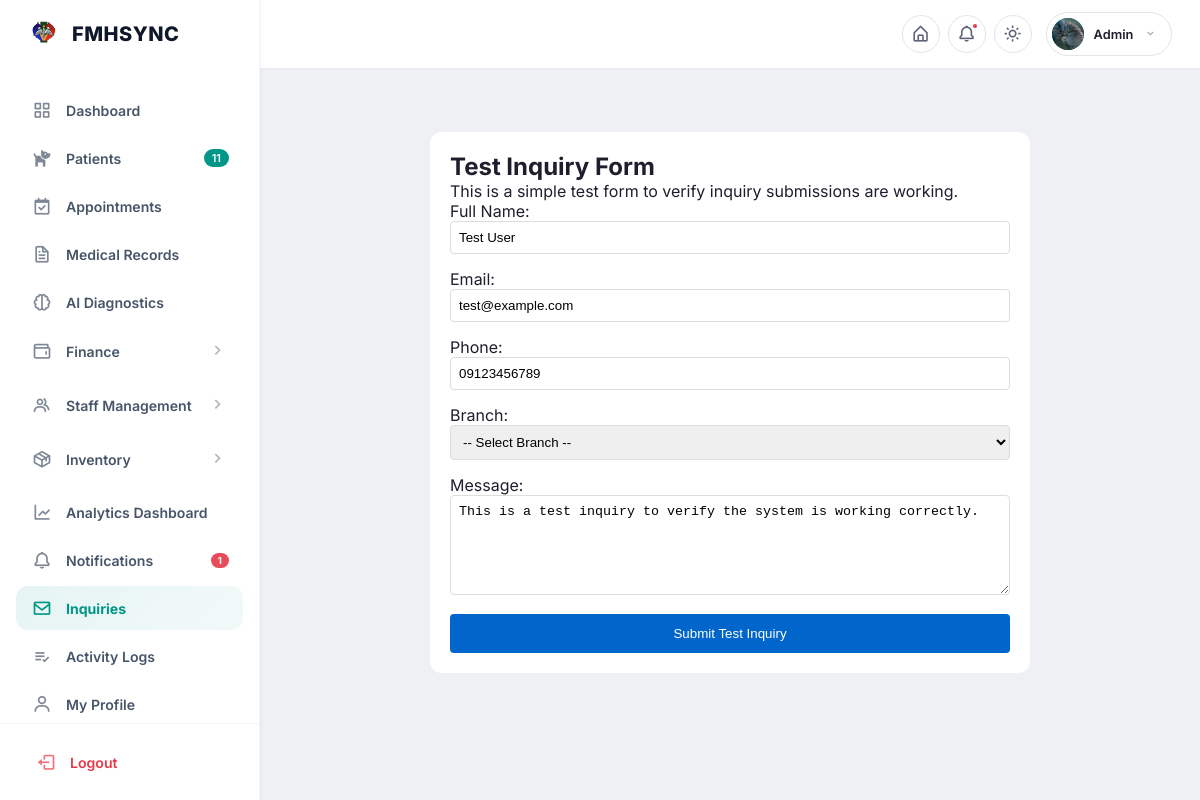
/inquiries/test/ (signed in), run on the app's committed database.
### accounts/models.py (models this page shows, shortened)
class User(AbstractUser):
    assigned_role = models.ForeignKey(
        'accounts.Role',
        on_delete=models.SET_NULL,
        null=True,
        blank=True,
        related_name='users',
        help_text='Custom role with granular permissions'
    )
    branch = models.ForeignKey(
        'branches.Branch',
        on_delete=models.SET_NULL,
        null=True,
        blank=True,
        related_name='branch_users',
        help_text='The branch this user belongs to.',
    )
    profile_picture = models.ImageField(
        upload_to='profiles/',
        blank=True,
        null=True,
        help_text='Profile picture for the user'
    )
    phone_number = models.CharField(max_length=20, blank=True)
    address = models.TextField(
        blank=True, help_text='Full address of the pet owner')
    def is_pet_owner(self):
        if self.is_superuser:
            return False
        if self.assigned_role:
            return not self.assigned_role.is_staff_role
        return True  # Default to pet owner for safety if no role assigned
    def has_module_permission(self, module_code, permission_type=None):
        if self.is_superuser:
            return True
        if self.assigned_role:
            return self.assigned_role.has_module_permission(module_code, permission_type)
        return False
    def get_display_role(self):
        if self.is_superuser:
            return 'Super Administrator'
        if self.assigned_role:
            return self.assigned_role.name
        return 'Pet Owner'
    class Meta:
        ordering = ['username']

### inquiries/views.py (the view)
# urls.py: path('test/', views.test_inquiry_form, name='test_form'),
@login_required
def test_inquiry_form(request):
    branches = Branch.objects.filter(is_active=True)
    return render(request, 'inquiries/test_form.html', {'branches': branches})

### accounts/templatetags/permission_tags.py (called while the page is built)
@register.filter(name='has_module')
def has_module(user, module_code):
    if not user or not user.is_authenticated:
        return False
    return user.has_module_permission(module_code)

@register.filter(name='is_admin')
def is_admin(user):
    if not user or not user.is_authenticated:
        return False
    if user.is_superuser:
        return True
    if user.assigned_role and user.assigned_role.hierarchy_level >= 10:
        return True
    return False

@register.filter(name='is_branch_admin')
def is_branch_admin(user):
    if not user or not user.is_authenticated:
        return False
    if user.is_superuser:
        return True
    if user.assigned_role and user.assigned_role.hierarchy_level >= 8:
        return True
    return False

@register.filter(name='has_role_code')
def has_role_code(user, role_code):
    if not user or not user.is_authenticated:
        return False
    if user.assigned_role:
        return user.assigned_role.code == role_code
    return False

### inquiries/context_processors.py (called while the page is built)
def new_inquiry_count(request):
    if request.user.is_authenticated:
        if hasattr(request.user, 'assigned_role') and request.user.assigned_role:
            role_code = request.user.assigned_role.code
            if role_code in ['admin', 'branch_admin', 'super_admin']:
                try:
                    count = Inquiry.objects.filter(status='NEW').count()
                    return {'new_inquiry_count': count}
                except Exception:
                    pass
    return {'new_inquiry_count': 0}

### notifications/context_processors.py (called while the page is built)
def unread_notifications(request):
    if request.user.is_authenticated:
        unread_qs = Notification.objects.filter(
            user=request.user,
            is_read=False
        ).order_by('-created_at')
        notifications = list(unread_qs[:5])
        unread_count = unread_qs.count()
        return {
            'recent_notifications': notifications,
            'unread_notifications_count': unread_count
        }
    return {}

### templates/inquiries/test_form.html (shortened to what this page needs)
{% extends 'base/portal_admin.html' %}
{% load static %}
{% block content %}
<div style="max-width: 600px; margin: 40px auto; padding: 20px; background: white; border-radius: 12px;">
    <h2>Test Inquiry Form</h2>
    <p>This is a simple test form to verify inquiry submissions are working.</p>
    <form id="testForm" style="display: flex; flex-direction: column; gap: 15px;">
        <div>
            <label>Full Name:</label>
            <input type="text" id="fullName" value="Test User" required style="width: 100%; padding: 8px; border: 1px solid #ddd; border-radius: 4px;">
        </div>
        <div>
            <label>Email:</label>
            <input type="email" id="email" value="test@example.com" required style="width: 100%; padding: 8px; border: 1px solid #ddd; border-radius: 4px;">
        </div>
        <div>
            <label>Phone:</label>
            <input type="tel" id="phone" value="09123456789" required style="width: 100%; padding: 8px; border: 1px solid #ddd; border-radius: 4px;">
        </div>
        <div>
            <label>Branch:</label>
            <select id="branch" style="width: 100%; padding: 8px; border: 1px solid #ddd; border-radius: 4px;">
                <option value="">-- Select Branch --</option>
            </select>
        </div>
        <div>
            <label>Message:</label>
            <textarea id="message" required style="width: 100%; padding: 8px; border: 1px solid #ddd; border-radius: 4px; min-height: 100px;">This is a test inquiry to verify the system is working correctly.</textarea>
        </div>
        <button type="submit" style="padding: 12px 24px; background: #0066cc; color: white; border: none; border-radius: 4px; cursor: pointer;">
            Submit Test Inquiry
        </button>
    </form>
</div>
{% endblock %}

### templates/base/portal_admin.html (shortened to what this page needs)
{% load static %}
{% load permission_tags %}
<!doctype html>
<html lang="en">
  <head>
    <link
      href="https://unpkg.com/boxicons@2.1.4/css/boxicons.min.css"
      rel="stylesheet"
    />
    <link rel="stylesheet" href="{% static 'css/base/messages.css' %}" />
    <link rel="stylesheet" href="{% static 'css/base/searchable-dropdown.css' %}" />
    <link
      rel="stylesheet"
      href="{% static 'css/accounts/portal_shared.css' %}"
    />
    <link
      rel="stylesheet"
      href="{% static 'css/accounts/portal_admin.css' %}"
    />
    <link rel="stylesheet" href="{% static 'css/accounts/dashboard.css' %}" />
    <link rel="stylesheet" href="{% static 'css/components/tab_bar.css' %}" />
    <link rel="stylesheet" href="{% static 'css/components/filter_bar.css' %}" />
    <link rel="stylesheet" href="{% static 'css/components/modern_pagination.css' %}" />
  </head>
  <body class="admin-portal">
    <div class="portal-wrapper" id="portalWrapper">
      <header class="topbar">
        <div class="topbar-right">
          <a
            href="{% url 'landing_page' %}"
            class="topbar-icon-btn"
            title="Home"
          >
            <i class="bx bx-home-alt"></i>
          </a>
          <div class="topbar-notif-container" style="position: relative">
            <button
              class="topbar-icon-btn"
              id="notifDropdownBtn"
              title="Notifications"
            >
              <i class="bx bx-bell"></i>
              {% if unread_notifications_count > 0 %}
              <span class="notif-dot"></span>
              {% endif %}
            </button>
          </div>
          <button class="topbar-icon-btn" id="themeToggleBtn" title="Theme">
            <i class="bx bx-sun"></i>
          </button>
          <div class="topbar-profile-container">
            <div
              class="topbar-profile"
              id="profileDropdownBtn"
              title="{{ user.get_full_name|default:user.username }}"
            >
              <div class="topbar-avatar">
                {% if user.profile_picture %}
                <img
                  src="{{ user.profile_picture.url }}"
                  alt="Profile"
                  style="
                    width: 100%;
                    height: 100%;
                    object-fit: cover;
                    border-radius: 50%;
                  "
                />
                {% elif user.first_name %}{{ user.first_name|make_list|first|upper }}{% elif user.username %}{{ user.username|make_list|first|upper }}{% else %}
                <i class="bx bxs-user"></i>
                {% endif %}
              </div>
              <span class="topbar-name">
                {{ user.get_full_name|default:user.username }}
              </span>
              <i class="bx bx-chevron-down topbar-chevron"></i>
            </div>
          </div>
        </div>
      </header>
      <aside class="sidebar">
        <div class="sidebar-header">
          {% if user.assigned_role.code == 'veterinarian' %}
          <a href="{% url 'vet_dashboard' %}" class="sidebar-logo">
          {% elif user.assigned_role.code == 'receptionist' %}
          <a href="{% url 'receptionist_dashboard' %}" class="sidebar-logo">
          {% else %}
          <a href="{% url 'admin_dashboard' %}" class="sidebar-logo">
          {% endif %}
            <img src="{% static 'image/fmh-logo.png' %}" alt="FMH Logo" />
            <span>FMHSYNC</span>
          </a>
        </div>
        <nav class="sidebar-nav">
          {% if user.assigned_role.code == 'veterinarian' %}
          <a
            href="{% url 'vet_dashboard' %}"
            class="sidebar-link {% if request.resolver_match.url_name == 'vet_dashboard' %}active{% endif %}"
          >
          {% elif user.assigned_role.code == 'receptionist' %}
          <a
            href="{% url 'receptionist_dashboard' %}"
            class="sidebar-link {% if request.resolver_match.url_name == 'receptionist_dashboard' %}active{% endif %}"
          >
          {% else %}
          <a
            href="{% url 'admin_dashboard' %}"
            class="sidebar-link {% if request.resolver_match.url_name == 'admin_dashboard' %}active{% endif %}"
          >
          {% endif %}
            <i class="bx bx-grid-alt"></i><span>Dashboard</span>
          </a>
          {% if user|has_module:'patients' %}
          <a
            href="{% url 'patients:admin_list' %}"
            class="sidebar-link {% if 'patients/admin/' in request.path or active_tab == 'patients' %}active{% endif %}"
          >
            <i class="bx bxs-dog"></i>
            <span style="flex-grow: 1">Patients</span>
            {% if total_patients_count %}
            <span
              class="badge"
              style="
                background: var(--primary);
                color: white;
                padding: 2px 8px;
                border-radius: 12px;
                font-size: 11px;
                font-weight: 600;
                margin-left: auto;
              "
              >{{ total_patients_count }}</span
            >
            {% endif %}
          </a>
          {% endif %}
          {% if user|has_module:'appointments' %}
          <a
            href="{% url 'appointments:admin_list' %}"
            class="sidebar-link {% if 'appointments' in request.path %}active{% endif %}"
          >
            <i class="bx bx-calendar-check"></i><span>Appointments</span>
          </a>
          {% endif %}
          {% if user|has_module:'medical_records' %}
          <a
            href="{% url 'records:admin_list' %}"
            class="sidebar-link {% if 'records' in request.path %}active{% endif %}"
          >
            <i class="bx bx-file"></i><span>Medical Records</span>
          </a>
          {% endif %}
          {% if user|has_module:'ai_diagnostics' %}
          <a
            href="{% url 'diagnostics:dashboard' %}"
            class="sidebar-link {% if 'diagnostics' in request.path %}active{% endif %}"
          >
            <i class="bx bx-brain"></i><span>AI Diagnostics</span>
          </a>
          {% endif %}
          {% if user|has_module:'pos' or user|has_module:'clinic_services' or user|has_module:'soa' or user|has_module:'payroll' %}
          <div class="sidebar-item has-submenu">
            <a
              href="#"
              class="sidebar-link {% if 'billing' in request.path or 'payroll' in request.path or 'pos' in request.path %}active{% endif %}"
              id="financeDropdownToggle"
            >
              <i class="bx bx-wallet"></i><span>Finance</span>
              <span class="submenu-arrow"
                ><i class="bx bx-chevron-right"></i
              ></span>
            </a>
          </div>
          {% endif %}
          {% if user|is_branch_admin %}
          {% if user|has_module:'staff' or user|has_module:'schedule' or user|has_module:'branches' or user|has_module:'roles' %}
          <div class="sidebar-item has-submenu">
            <a
              href="#"
              class="sidebar-link "
              id="staffDropdownToggle"
            >
              <i class="bx bx-group"></i><span>Staff Management</span>
              <span class="submenu-arrow"
                ><i class="bx bx-chevron-right"></i
              ></span>
            </a>
          </div>
          {% endif %}
          {% endif %}
          {% if user|has_module:'inventory' or user|has_module:'stock_monitor' or user|has_module:'stock_transfers' %}
          {% if user|has_role_code:'vet_assistant' %}
          <a
            href="{% url 'inventory:management' %}"
            class="sidebar-link {% if 'inventory' in request.path %}active{% endif %}"
          >
            <i class="bx bx-package"></i><span>Inventory</span>
          </a>
          {% else %}
          <div class="sidebar-item has-submenu">
            <a
              href="#"
              class="sidebar-link {% if 'inventory' in request.path and 'logs' not in request.path %}active{% endif %}"
              id="inventoryDropdownToggle"
            >
              <i class="bx bx-package"></i><span>Inventory</span>
              <span class="submenu-arrow"
                ><i class="bx bx-chevron-right"></i
              ></span>
            </a>
          </div>
          {% endif %}
          {% endif %}
          {% if user|has_module:'analytics' %}
          <a
            href="{% url 'reports:analytics_dashboard' %}"
            class="sidebar-link {% if request.resolver_match.url_name == 'analytics_dashboard' %}active{% endif %}"
          >
            <i class="bx bx-line-chart"></i><span>Analytics Dashboard</span>
          </a>
          {% endif %}
          {% if user|has_module:'notifications' %}
          <a
            href="{% url 'notifications:admin_notifications' %}"
            class="sidebar-link {% if request.resolver_match.url_name == 'admin_notifications' %}active{% endif %}"
          >
            <i class="bx bx-bell"></i><span>Notifications</span>
            {% if unread_notifications_count > 0 %}
            <span class="badge">{{ unread_notifications_count }}</span>
            {% endif %}
          </a>
          {% endif %}
          {% if user|is_branch_admin %}
          <a
            href="{% url 'inquiries:list' %}"
            class="sidebar-link {% if 'inquiries' in request.path %}active{% endif %}"
          >
            <i class="bx bx-envelope"></i><span>Inquiries</span>
          </a>
          {% endif %}
          {% if user|has_module:'activity_logs' %}
          <a
            href="{% url 'inventory:activity_logs' %}"
            class="sidebar-link {% if request.resolver_match.url_name == 'activity_logs' %}active{% endif %}"
          >
            <i class="bx bx-list-check"></i><span>Activity Logs</span>
          </a>
          {% endif %}
          <a
            href="{% url 'profile' %}"
            class="sidebar-link {% if request.resolver_match.url_name == 'profile' %}active{% endif %}"
          >
            <i class="bx bx-user"></i><span>My Profile</span>
          </a>
        </nav>
        <div class="sidebar-footer">
          <a href="{% url 'logout' %}" class="sidebar-link">
            <i class="bx bx-log-out"></i><span>Logout</span>
          </a>
        </div>
      </aside>
      <main class="portal-content">{% block content %}{% endblock %}</main>
    </div>
  </body>
</html>

### static/css/accounts/dashboard.css (style rules this page uses)
.badge { background: var(--primary); color: white; padding: 4px 10px; border-radius: 12px; font-size: 0.75rem; font-weight: 700; }

### data on the page
User: profile_picture (picture), get_full_name "Admin"

### other printed values
{{ total_patients_count }} "11"
{{ unread_notifications_count }} "1"
